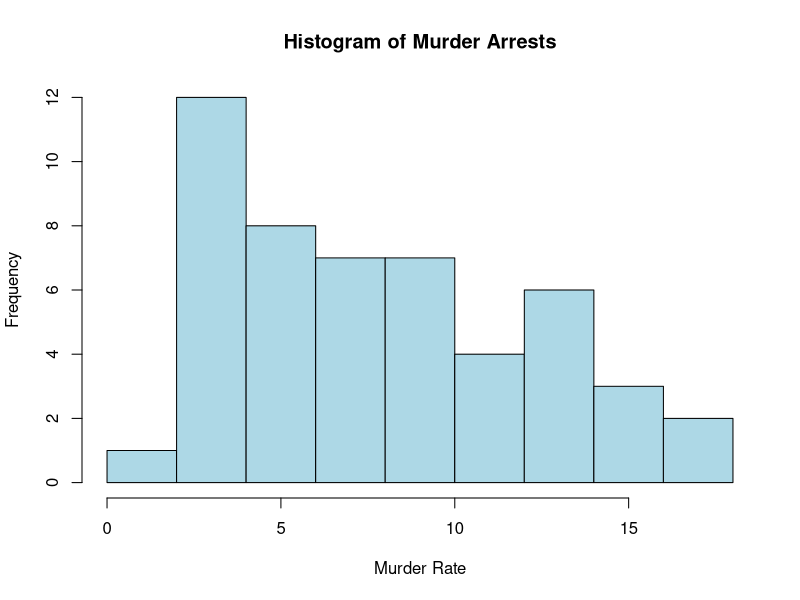
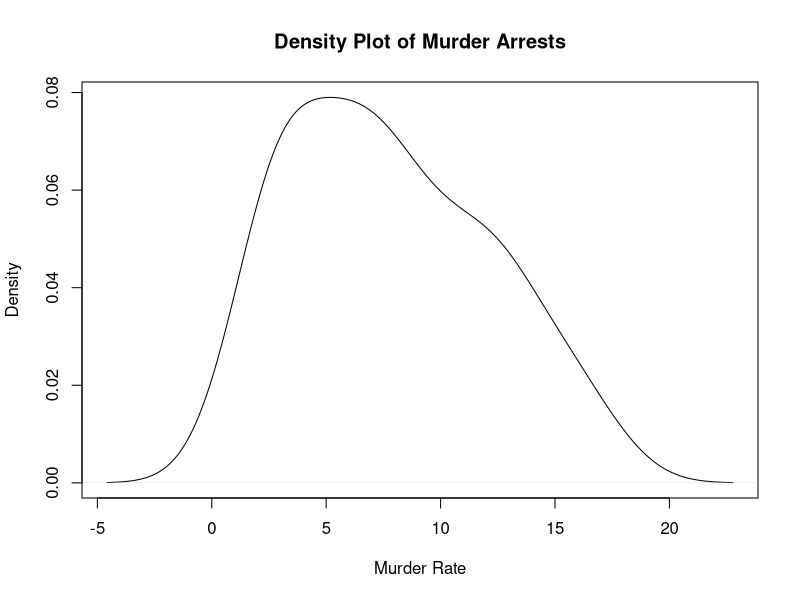
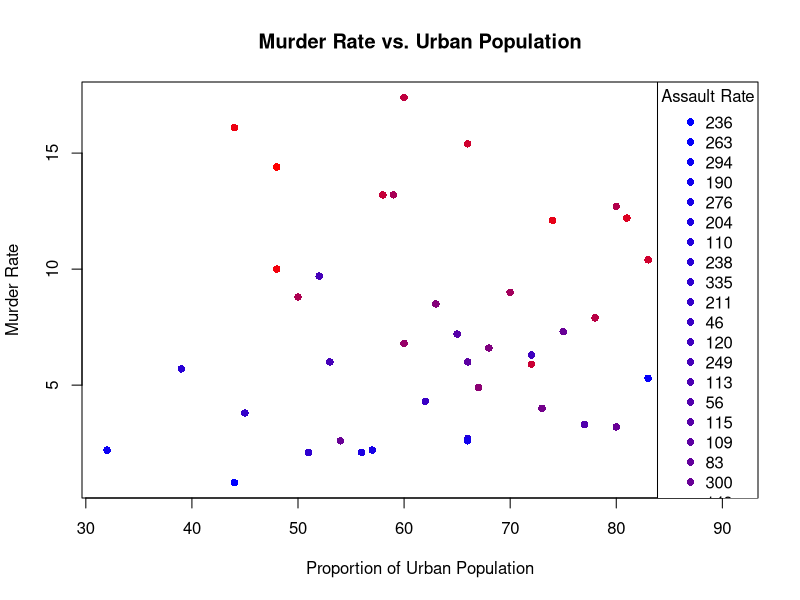
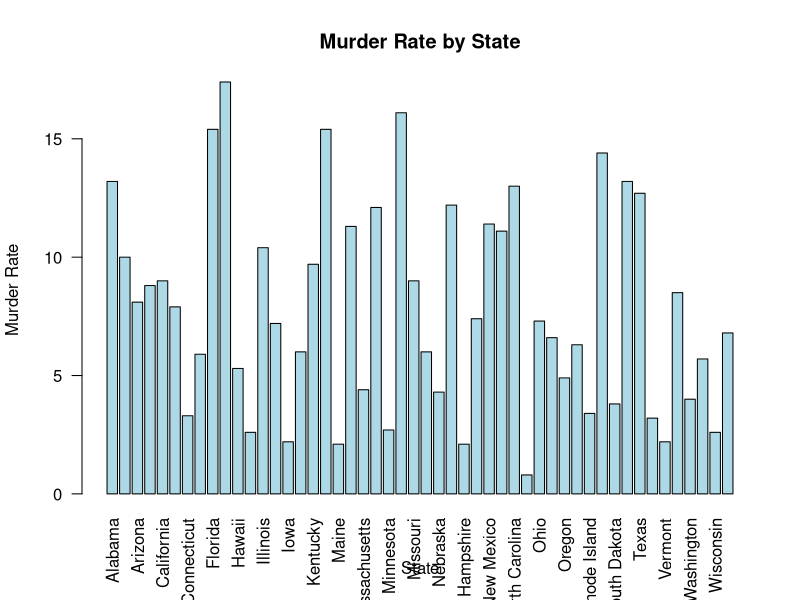

These figures' R source, in order:
data(USArrests)

str(USArrests)

sapply(USArrests, function(x) sum(!is.na(x)))

summary(USArrests)

max_rape_state <- USArrests$Rape[which.max(USArrests$Rape)]
rownames(USArrests)[which.max(USArrests$Rape)]

max_murder_state <- USArrests$Murder[which.max(USArrests$Murder)]
rownames(USArrests)[which.max(USArrests$Murder)]

min_murder_state <- USArrests$Murder[which.min(USArrests$Murder)]
rownames(USArrests)[which.min(USArrests$Murder)]

cor(USArrests)

median_assault <- median(USArrests$Assault)

states_high_assault <- rownames(USArrests)[USArrests$Assault > median_assault]
print(states_high_assault)

q25_murder <- quantile(USArrests$Murder, 0.25)

states_low_murder <- rownames(USArrests)[USArrests$Murder < q25_murder]
print(states_low_murder)

hist(USArrests$Murder, main = "Histogram of Murder Arrests", xlab = "Murder Rate", col = "lightblue")

plot(density(USArrests$Murder), main = "Density Plot of Murder Arrests", xlab = "Murder Rate")
assault_palette <- colorRampPalette(c("blue", "red"))(length(unique(USArrests$Assault)))

plot(USArrests$UrbanPop, USArrests$Murder,
     main = "Murder Rate vs. Urban Population",
     xlab = "Proportion of Urban Population",
     ylab = "Murder Rate",
     col = assault_palette[rank(USArrests$Assault)],
     pch = 16)

legend("topright", legend = unique(USArrests$Assault),
       col = assault_palette, pch = 16,
       title = "Assault Rate")

barplot(USArrests$Murder, main = "Murder Rate by State",
        xlab = "State", ylab = "Murder Rate",
        names.arg = rownames(USArrests), col = "lightblue",
        las = 2)